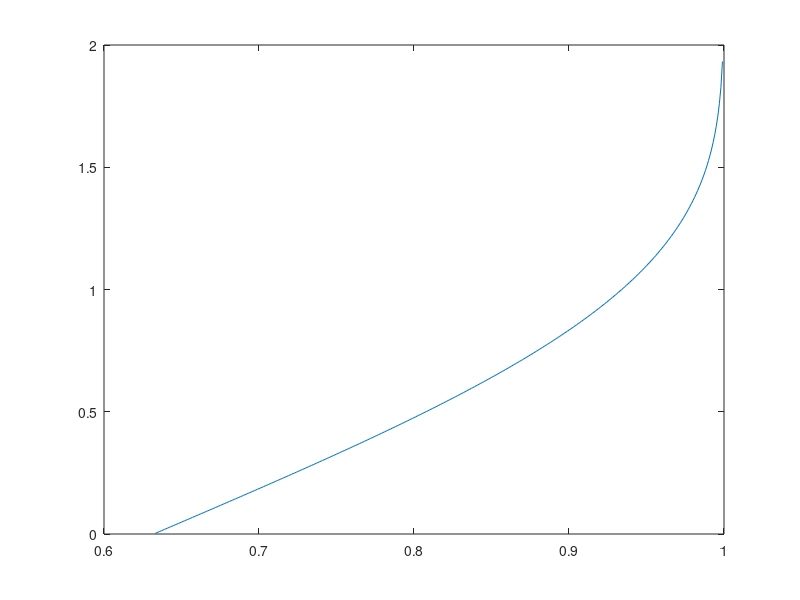
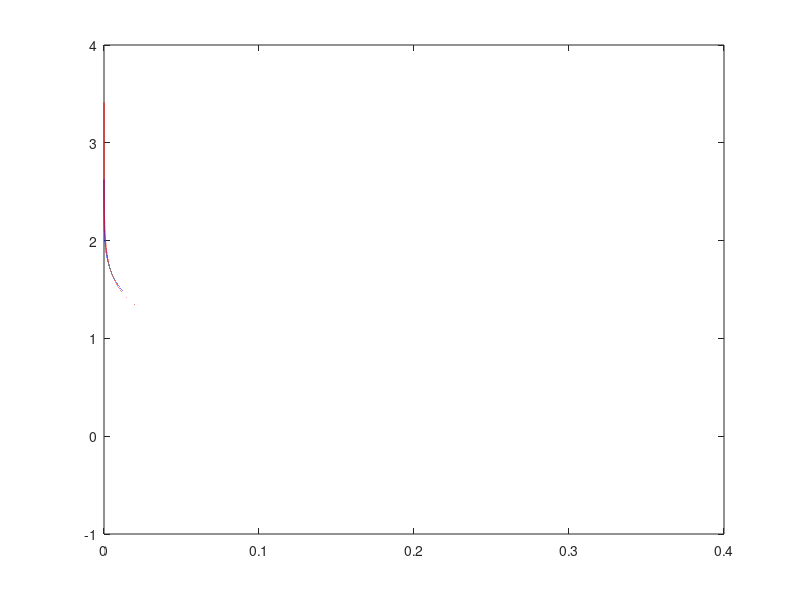

MATLAB code to generate these figures, in order:
%This file is used to model the (1-Pfa)-quantile standard Negative skewed Gumbel (or
%threshold coefficient) for the standard Negative-Skewed Gumbel by ignoring the dependency on
%number of samples used in modelling.

clear all
clc

close all
%clc

x = 0.001:0.001:0.999; %Probability 
T = log(-log(1-x)); 
plot(x(T>=0),T(T>=0))


x = 0.000001:0.000001:exp(-1); %0.00001:0.0001:0.8647-0.0001; %x used in fitting (FA probability) T>=0
%x = exp(-2):0.0001:1; %x used in fitting (FA probability)

%x = 0.000001:0.000001:0.1;
%y = 1 - log(-log(1 - x)); %y used in fitting     (Threshold coefficient)
y = log(-log(x));
%z = 1.8333 - 3*log(1-x) + 1.5*log(1-x).^2 + 1/3* log(1-x).^3; 





w = -((1 + log(x)) + (1 + log(x)).^2/2 + (1 + log(x)).^3/3 + (1 + log(x)).^4/4 + (1 + log(x)).^5/5 + (1 + log(x)).^6/6 + (1 + log(x)).^7/7 + (1 + log(x)).^8/8 + (1 + log(x)).^9/9 + (1 + log(x)).^10/10 + (1 + log(x)).^11/11 + ...
    (1 + log(x)).^12/12 + (1 + log(x)).^13/13 + (1 + log(x)).^14/14 + (1 + log(x)).^15/15 + (1 + log(x)).^16/16 + (1 + log(x)).^17/17 + (1 + log(x)).^18/18 + (1 + log(x)).^19/19 + (1 + log(x)).^20/20 + (1 + log(x)).^21/21 + ... 
    (1 + log(x)).^22/22 + (1 + log(x)).^23/23 + (1 + log(x)).^24/24 + (1 + log(x)).^25/25 + (1 + log(x)).^26/26 + (1 + log(x)).^27/27 + (1 + log(x)).^28/28 + (1 + log(x)).^29/29 + (1 + log(x)).^30/30 + (1 + log(x)).^31/31 + ...
    (1 + log(x)).^32/32 + (1 + log(x)).^33/33 + (1 + log(x)).^34/34 + (1 + log(x)).^35/35 + (1 + log(x)).^36/36 + (1 + log(x)).^37/37 + (1 + log(x)).^38/38 + (1 + log(x)).^39/39 + (1 + log(x)).^40/40 + (1 + log(x)).^41/41 + ...
    (1 + log(x)).^42/42 + (1 + log(x)).^43/43 + (1 + log(x)).^44/44 + (1 + log(x)).^45/45 + (1 + log(x)).^46/46 + (1 + log(x)).^47/47 + (1 + log(x)).^48/48 + (1 + log(x)).^49/49 + (1 + log(x)).^50/50 + (1 + log(x)).^51/51 + ...
    (1 + log(x)).^52/52 + (1 + log(x)).^53/53 + (1 + log(x)).^54/54 + (1 + log(x)).^55/55 + (1 + log(x)).^56/56 + (1 + log(x)).^57/57 + (1 + log(x)).^58/58 + (1 + log(x)).^59/59 + (1 + log(x)).^60/60 + (1 + log(x)).^61/61);
%exp(-2)<X<1
mean((w - y).^2)

figure
plot(x,y,'b')
hold on
%plot(x,z,'r')
%plot(x,w,'g')

%r = -0.1981*log(x)  - 2.215*x + 0.6074;  %VALID FOR 0<X<EXP(-1) for T>=0: step:e-4
%r = -0.2041*log(x)  - 2.169*x + 0.5871;  %VALID FOR 0<X<EXP(-1) for T>=0: step:e-5
r = -0.2046*log(x)  - 2.165*x + 0.5854;  %VALID FOR 0<X<EXP(-1) for T>=0: step:e-6

plot(x,r,'r')

mean((r - y).^2)

hold off



% v1 = (1 + log(1-x));% + (1 + log(1-x)).^2/2;
% v2 = -log(x);
% figure
% plot(x,v1)
% hold on
% plot(x,v2,'r')
% hold off